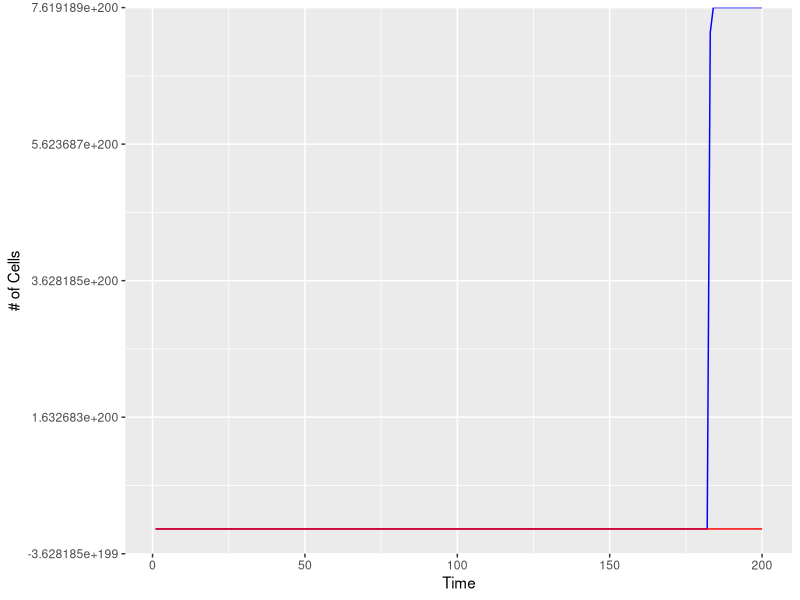

Here is the R script that generated this plot:
# Madeline Hightower
# Exercise 10 Script

# Tumor cell with spontaneous mutation that confers drug resistance
# No positive or negative effects on growth rate of sub-population
# When drug is absent
# When Drug is present, mutant grows at 50% of growth rate
# Non-mutant declines rapidly

# Use model for Sub Populations
  # Nt+1=Nt+(rN*Nt)*(1-(Nt+Mt)/K) # for non-mutant population
  # Mt+1=Mt+(rM*Mt)*(1-(Nt+Mt)/K) # for mutant population
# Parameters
  # Growth rate in absence is 0.1 (rN=rM=0.1)
  # Carrying capacity (K) is one million cells
  # Mutation occurred when 100 cells were present
  # Non-mutant cells grow at rN=-0.1 when drug is present

# Generate a script that simulates growth of two sub-populations in tumor
# To equilibrium following drug treatment
# Plot with line graph

# Set Parameters
K=1000000
timesteps=200
N0=99 # Given that the mutation occurred when there were 100 cells
M0=1 # and only one was a mutant

# Drug absence (A)
r=0.1 # Growth rate for both populations is 0.1 in absence of drug

# Drug presence (P)
A=(-0.1) # Non-mutants grow at -0.1 when drug is present
B=0.05 # Mutants grow at 50% of growth rate for when drug is not present (50% of 0.1)

# Create vector to store N's and set initial N
# Set initial value
Ns=numeric(length=timesteps)
Ns[1]=N0
Ms=numeric(length=timesteps)
Ms[1]=M0

# Simulate
#150 chosen as the cutoff after plotting growth in drug absence
# And seeing approx where slope levels off to 0
# Drug will be administered after 150 days following the incidence of mutation
# Mutant Population
for(t in 1:(timesteps-1)){
  if(t<150){
    Ms[t+1]<-Ms[t]+r*Ms[t]*(1-(Ns[t]+Ms[t])/K)
  }else{
    Ms[t+1]<-Ms[t]+(B)*Ms[t]*(1-(Ns[t]+Ms[t])/K)
  }
}
# Non-Mutant Population
for(t in 1:(timesteps-1)){
  if(t<150){
    Ns[t+1]<-Ns[t]+r*Ns[t]*(1-(Ns[t]+Ms[t])/K)
  }else{
    Ns[t+1]<-Ns[t]+(A)*Ns[t]*(1-(Ns[t]+Ms[t])/K)
  }
}
#Put simulation into a dataframe
healthy<-data.frame(time=1:timesteps,N=Ns)
tumor<-data.frame(time=1:timesteps,M=Ms)
# Plot data
library(ggplot2)
growth<-ggplot()+geom_line(data=healthy,aes(x=time,y=N),color="blue")+
  geom_line(data=tumor,aes(x=time,y=M),color="red")+
  xlab('Time')+ylab('# of Cells')
